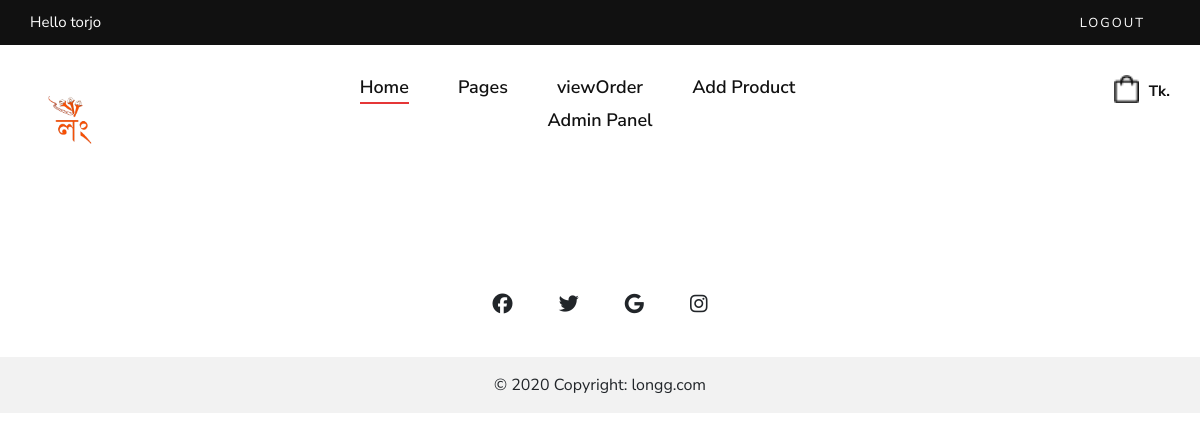
Page /view-order/ (signed in) on the earlier database version.
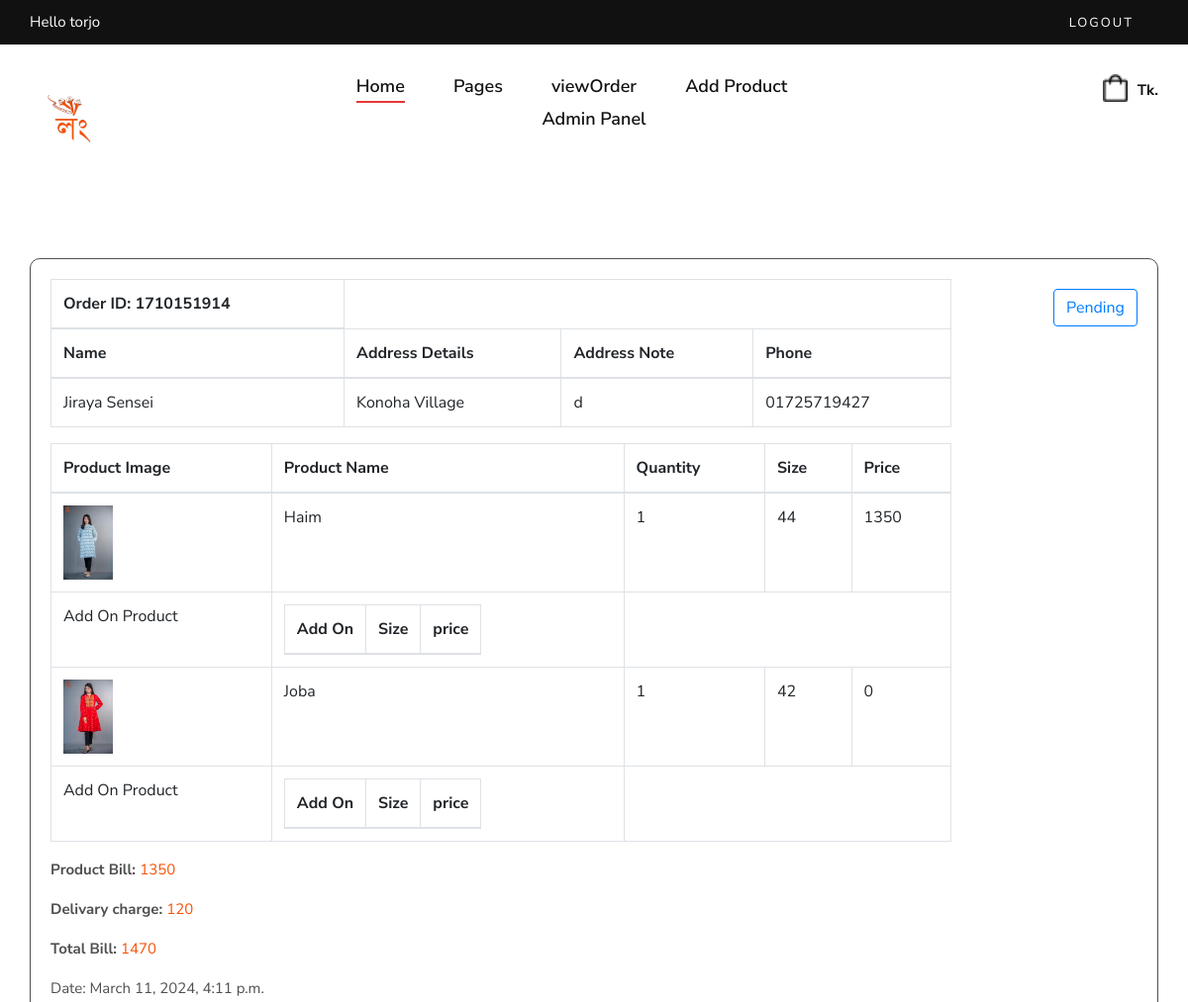
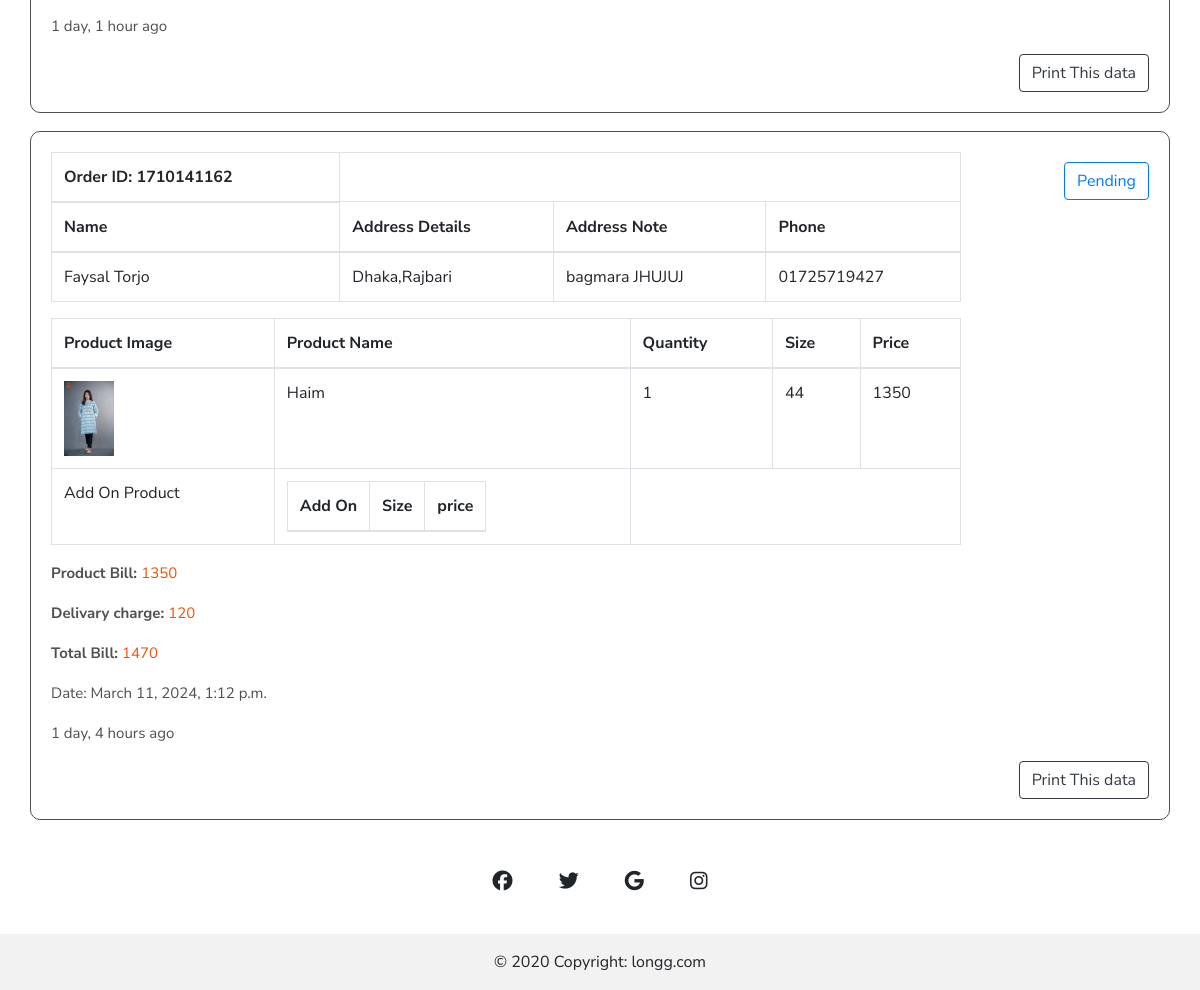
Same page on the later database version (2 pictures, top to bottom).
### shop/models.py (models this page shows, shortened)
class ShippingAddress(models.Model):
    order=models.ForeignKey(Order,on_delete=models.CASCADE,null=True)
    first_name=models.CharField(max_length=20)
    last_name=models.CharField(max_length=20)
    address=models.TextField()
    address_note=models.CharField(max_length=100)
    phon=models.CharField(max_length=20)
    email=models.CharField(max_length=20)
    timestamp=models.DateTimeField(default=now,blank=True)

class Order(models.Model):
    STATUS_CHOICES = [
        ('not_confirm','not_confirm'),
        ('Pending', 'Pending'),
        ('Processing', 'Processing'),
        ('Shipped', 'Shipped'),
        ('Delivered', 'Delivered'),
        ('Cancelled', 'Cancelled'),
    ]
    LOCATION_CHOICES = [
        ('inside_dhaka', 'Inside Dhaka'),
        ('outside_dhaka', 'Outside Dhaka'),
    ]
    user=models.ForeignKey(UserProfile,on_delete=models.SET_NULL,null=True)
    status = models.CharField(max_length=20, choices=STATUS_CHOICES, default='Pending')
    items = models.ManyToManyField('Product', through='OrderItem')
    created_at=models.DateTimeField(default=now,blank=True)
    complete=models.BooleanField(default=False,blank=True)
    order_id=models.CharField(max_length=20,null=True,blank=True)
    coupon=models.BooleanField(default=False,null=True,blank=True)
    coupon_percentange=models.PositiveIntegerField(default=0,null=True,blank=True)
    cancel_reason=models.TextField(null=True,blank=True)
    location = models.CharField(max_length=20, choices=LOCATION_CHOICES, null=True, blank=True)
    totalbill= models.PositiveIntegerField(default=0)
    delivary_charge = models.PositiveIntegerField(default=False)
    @property
    def get_total(self):
        order_items = OrderItem.objects.filter(order=self)
        total = sum(item.item_total for item in order_items)
        if self.coupon:
            total-=total*(self.coupon_percentange/100)
        return int(total)

class OrderItem(models.Model):
    product=models.ForeignKey(Product,on_delete=models.CASCADE,null=True)
    quantity=models.IntegerField(default=0)
    add_on_product= models.ManyToManyField(AddOnProduct)
    order = models.ForeignKey(Order, related_name='order_items',null=True, on_delete=models.CASCADE)
    size=models.CharField(max_length=10,blank=True,null=True)
    @property
    def item_total(self):
        add_on = self.add_on_product.all()
        total_add_on = sum(add_pro.price for add_pro in add_on)
        total=self.product.price*self.quantity
        return total+(total_add_on*self.quantity)

class Product(models.Model):
    name=models.CharField(max_length=100)
    slug = AutoSlugField(populate_from='name',unique=True,null=True,default=None)
    product_code=models.CharField(max_length=100,null=True,blank=True)
    add_on_product=models.ManyToManyField(AddOnProduct,blank=True)
    add_on_product2=models.ManyToManyField(AddOnProduct,related_name='ad_on_2',blank=True)
    add_on_product3=models.ManyToManyField(AddOnProduct,related_name="ad_on_3",blank=True)
    description=models.TextField(null=True,blank=True)
    price = models.IntegerField(default=0)
    discount_percent=models.IntegerField(default=0)
    main_price = models.IntegerField(default=0)
    discount=models.BooleanField(default=True,null=True,blank=False)
    productCategory = models.ManyToManyField(ProductCategory)
    image=models.ImageField(upload_to='product-image/',blank=True,null=True)
    image2=models.ImageField(upload_to='product-image/',blank=True,null=True)
    image3=models.ImageField(upload_to='product-image/',blank=True,null=True)
    image4=models.ImageField(upload_to='product-image/',blank=True,null=True)
    arrive_at=models.DateTimeField(default=now,blank=True)
    new_arrival=models.BooleanField(default=False,blank=True)
    tags = TaggableManager()
    in_stock=models.BooleanField(default=True,blank=True)
    @property
    def imageURL(self):
        try:
            url=self.image.url
        except:
            url=''
        return url

### shop/views.py (the view)
# urls.py: path('view-order/',viewOrder, name="viewOrder"),
@admin_only
def viewOrder(request):
    shippingAddress=ShippingAddress.objects.all().order_by('-timestamp')
    userProfile=get_user(request)
    context={
       'shippingAddress': shippingAddress,
       'userProfile':userProfile
    }
    return render(request,'shop/viewOrder.html',context)

### shop/templates/shop/viewOrder.html (shortened to what this page needs)
{% extends 'shop/main.html' %}
{% load static %}
{% block body %}
<div class="container">
    <div class="row">
        <div class="col-md-12">
            <h3 class="mt-4 text-center">Orders</h3>
            <div class="list-group mt-2">
                {% for shippingaddress in shippingAddress %}
                <div class="orderinfo mt-2" id="orderinfo_{{ shippingaddress.order.order_id }}" >
                    <div class="row">
                        <div class="col-md-10">
                            <table class="table table-bordered"  >
                                <thead>
                                    <tr>
                                        <th>
                                         Order ID:    {{shippingaddress.order.order_id}}
                                        </th>
                                    </tr>
                                    <tr>
                                        <th>Name</th>
                                        <th>Address Details</th>
                                        <th>Address Note</th>
                                        <th>Phone </th>
                                    </tr>
                                </thead>
                                <tbody>
                                    <tr>
                                        <td>{{shippingaddress.first_name}} {{shippingaddress.last_name}}</td>
                                        <td>{{shippingaddress.address}}</td>
                                        <td>{{shippingaddress.address_note}}</td>
                                        <td>{{shippingaddress.phon}}</td>
                                    </tr>
                                </tbody>
                            </table>
                            <table class="table table-bordered">
                                <thead>
                                    <tr>
                                        <th>Product Image</th>
                                        <th>Product Name</th>
                                        <th>Quantity</th>
                                        <th>Size</th>
                                        <th>Price</th>
                                    </tr>
                                </thead>
                                <tbody>
                                    {% for orderItem in shippingaddress.order.order_items.all %}
                                    <tr>
                                        <td>  <img src="{{orderItem.product.imageURL}}" style="height: auto;width: 50px;"> </td>
                                        <td>{{orderItem.product.name}}</td>
                                        <td>{{orderItem.quantity}}</td>
                                        <td>{{orderItem.size}}</td>
                                        <td>{{orderItem.item_total}}</td>
                                    </tr>
                                    <tr>
                                        <td>Add On Product</td>
                                        <td>
                                            <table>
                                                <thead>
                                                    <th>Add On </th>
                                                    <th>Size</th>
                                                    <th>price</th>
                                                </thead>
                                            </table>
                                        </td>
                                    </tr>
                                    {% endfor %}
                                </tbody>
                            </table>
                            <p><strong style="color: #4f4f4f;">Product Bill: </strong> <span style="color: #f74f06;">{{shippingaddress.order.get_total}} </span></p>
                            <p><strong style="color: #4f4f4f;">Delivary charge: </strong> <span style="color: #f74f06;">{{shippingaddress.order.delivary_charge}} </span></p>
                            {% with delivery_charge=shippingaddress.order.delivary_charge %}
                            {% with total_amount=shippingaddress.order.get_total %}
                                <p>
                                    <strong style="color: #4f4f4f;">Total Bill: </strong>
                                    <span style="color: #f74f06;">{{ delivery_charge|add:total_amount }}</span>
                                </p>
                            {% endwith %}
                        {% endwith %}
                          <p style="color: #4f4f4f;">Date: {{shippingaddress.timestamp}}</p>
                          <p style="color: #4f4f4f;"> {{shippingaddress.timestamp|timesince}} ago</p>
                        </div>
                        <div class="col-md-2 text-right">
                            <a href="{% url 'order_status' pk=shippingaddress.order.id %}" class="btn btn-outline-primary btn-order-complete">{{shippingaddress.order.status}}</a>
                        </div>
                        <div class="col-md-12 text-right">
                            <button onclick="printOrder('orderinfo_{{ shippingaddress.order.order_id }}')" class="btn btn-outline-dark">Print This data</button>
                        </div>
                    </div>
                </div>
                {% endfor %}
            </div>
        </div>
    </div>
</div>
{% endblock %}

### shop/templates/shop/main.html (shortened to what this page needs)
<!DOCTYPE html>
{% load static %}
<html lang="zxx">
<head>
    <link rel="stylesheet" href="https://cdnjs.cloudflare.com/ajax/libs/font-awesome/6.5.1/css/all.min.css" />
    <link rel="stylesheet" href="{% static 'shop/css/bootstrap.min.css' %}" type="text/css">
    <link rel="stylesheet" href="{% static 'shop/css/font-awesome.min.css' %}" type="text/css">
    <link rel="stylesheet" href="{% static 'shop/css/elegant-icons.css' %}" type="text/css">
    <link rel="stylesheet" href="{% static 'shop/css/magnific-popup.css' %}" type="text/css">
    <link rel="stylesheet" href="{% static 'shop/css/nice-select.css' %}" type="text/css">
    <link rel="stylesheet" href="{% static 'shop/css/owl.carousel.min.css' %}" type="text/css">
    <link rel="stylesheet" href="{% static 'shop/css/slicknav.min.css' %}" type="text/css">
    <link rel="stylesheet" href="{% static 'shop/css/style.css' %}" type="text/css">
</head>
<body>
    <header class="header">
        <div class="header__top">
            <div class="container">
                <div class="row">
                    <div class="col-lg-6 col-md-7">
                        <div class="header__top__left">
                            {% if user.is_authenticated %}
                            <p>Hello {{request.user}}</p>
                            {% endif %}
                        </div>
                    </div>
                    <div class="col-lg-6 col-md-5">
                        <div class="header__top__right">
                            <div class="header__top__links">
                                {% if user.is_authenticated %}
                                <a href="{% url 'logout' %}">logout</a>
                                {% else %}
                                <a href="{% url 'login' %}">login</a>
                                {% endif %}
                            </div>
                        </div>
                    </div>
                </div>
            </div>
        </div>
        <div class="container">
            <div class="row">
                <div class="col-lg-3 col-md-3">
                    <div class="header__logo">
                        <a href="/"><img src="{% static 'image/logo/logo2.png' %}" height="80" alt=""></a>
                    </div>
                </div>
                <div class="col-lg-6 col-md-6">
                    <nav class="header__menu mobile-menu">
                        <ul>
                            <li class="active"><a href="/">Home</a></li>
                            <li><a href="#">Pages</a>
                            </li>
                            {% if userProfile.user.is_staff %}
                            <li><a href="{% url 'viewOrder' %}">viewOrder</a></li>
                            <li><a href="{% url 'product_add' %}">Add Product</a></li>
                            <li><a href="{% url 'admin:index' %}">Admin Panel</a></li>
                            {% endif %}
                        </ul>
                    </nav>
                </div>
                <div class="col-lg-3 col-md-3">
                    <div class="header__nav__option">
                        <a href="{% url 'cart' %}"><img src="{% static 'shop/img/icon/cart.png' %}" width="25" alt=""> </a>
                        <div class="price">{{order.get_total}}Tk.</div>
                    </div>
                </div>
            </div>
        </div>
    </header>
	{% block body %}
    {% endblock %}
    <footer class="text-center bg-body-tertiary">
        <div class="container pt-4">
          <section class="mb-4">
            <a
              data-mdb-ripple-init
              class="btn btn-link btn-floating btn-lg text-body m-1"
              href="https://www.facebook.com/LONGGFASHION"
              role="button"
              target="_blank"
              data-mdb-ripple-color="dark"
              ><i class="fab fa-facebook-f"></i
            ></a>
            <a
              data-mdb-ripple-init
              class="btn btn-link btn-floating btn-lg text-body m-1"
              href="#!"
              role="button"
              target="_blank"
              data-mdb-ripple-color="dark"
              ><i class="fab fa-twitter"></i
            ></a>
            <a
              data-mdb-ripple-init
              class="btn btn-link btn-floating btn-lg text-body m-1"
              href=""
              role="button"
              target="_blank"
              data-mdb-ripple-color="dark"
              ><i class="fab fa-google"></i
            ></a>
            <a
              data-mdb-ripple-init
              class="btn btn-link btn-floating btn-lg text-body m-1"
              href="#!"
              role="button"
              data-mdb-ripple-color="dark"
              ><i class="fab fa-instagram"></i
            ></a>
          </section>
        </div>
        <div class="text-center p-3" style="background-color: rgba(0, 0, 0, 0.05);">
          © 2020 Copyright:
          <a class="text-body" href="https://mdbootstrap.com/">longg.com</a>
        </div>
      </footer>
    <link href="https://fonts.maateen.me/mukti/font.css" rel="stylesheet">
</body>
</html>

Differences in the rows shown:
added ShippingAddress: order.order_id "1710151914", first_name "Jiraya", last_name "Sensei", address "Konoha Village", address_note "d", phon "01725719427", order.get_total "1350", order.delivary_charge "120", order.delivary_charge|add "1470", timestamp "March 11, 2024, 4:11 p.m.", timestamp "1 day, 1 hour", order.status "Pending"
added OrderItem: product.imageURL (picture), product.name "Haim", quantity "1", size "44", item_total "1350", shown under "1710151914"
added OrderItem: product.imageURL (picture), product.name "Joba", quantity "1", size "42", item_total "0", shown under "1710151914"
added ShippingAddress: order.order_id "1710141162", first_name "Faysal", last_name "Torjo", address "Dhaka,Rajbari", address_note "bagmara JHUJUJ", phon "01725719427", order.get_total "1350", order.delivary_charge "120", order.delivary_charge|add "1470", timestamp "March 11, 2024, 1:12 p.m.", timestamp "1 day, 4 hours", order.status "Pending"
added OrderItem: product.imageURL (picture), product.name "Haim", quantity "1", size "44", item_total "1350", shown under "1710141162"
